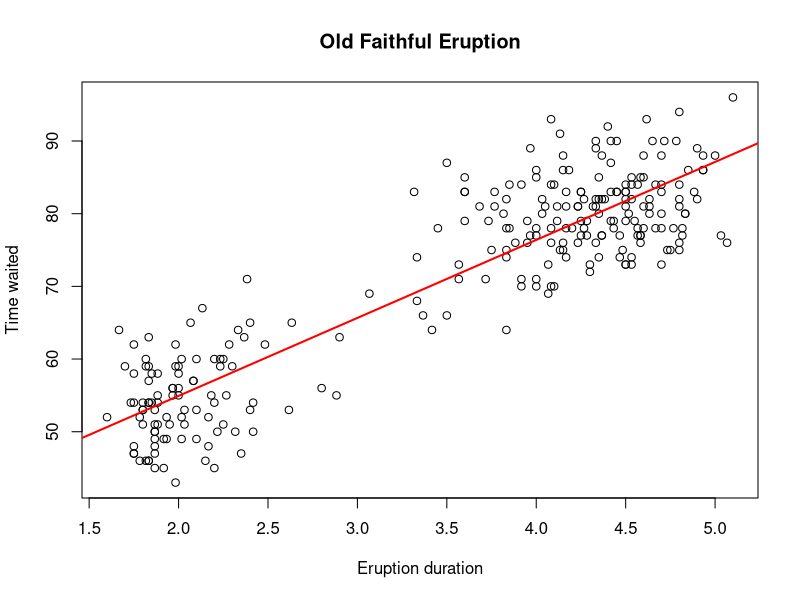

Here is the R script that generated this plot:
# Assignment 1, Problem 2
# Create scatter plot of waiting vs. duration times

#Import Data
duration = faithful$eruptions; # the eruption
waiting = faithful$waiting; # the waiting interval
head(cbind(duration, waiting)); #import & bind the old faithful data

#Make scatterplot
plot(duration, waiting, xlab="Eruption duration",
     ylab="Time waited", main="Old Faithful Eruption")

formula = waiting ~ duration
data = faithful

model = lm(formula, data)
abline(model, col='red', lwd = 2)

#Print the y-intercept and slope
print(model)
